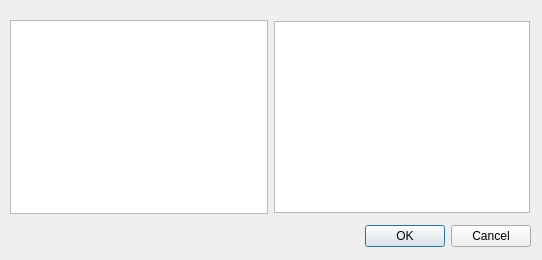
<?xml version="1.0" encoding="UTF-8"?>
<ui version="4.0">
 <class>OpenFile</class>
 <widget class="QDialog" name="OpenFile">
  <property name="geometry">
   <rect>
    <x>0</x>
    <y>0</y>
    <width>542</width>
    <height>260</height>
   </rect>
  </property>
  <property name="sizePolicy">
   <sizepolicy hsizetype="Expanding" vsizetype="Expanding">
    <horstretch>0</horstretch>
    <verstretch>0</verstretch>
   </sizepolicy>
  </property>
  <property name="windowTitle">
   <string>Dialog</string>
  </property>
  <widget class="QDialogButtonBox" name="buttonBox">
   <property name="geometry">
    <rect>
     <x>190</x>
     <y>220</y>
     <width>341</width>
     <height>32</height>
    </rect>
   </property>
   <property name="orientation">
    <enum>Qt::Horizontal</enum>
   </property>
   <property name="standardButtons">
    <set>QDialogButtonBox::Cancel|QDialogButtonBox::Ok</set>
   </property>
  </widget>
  <widget class="QWidget" name="">
   <property name="geometry">
    <rect>
     <x>10</x>
     <y>20</y>
     <width>520</width>
     <height>194</height>
    </rect>
   </property>
   <layout class="QHBoxLayout" name="horizontalLayout">
    <item>
     <widget class="QTreeView" name="treeView">
      <property name="sizePolicy">
       <sizepolicy hsizetype="Minimum" vsizetype="Minimum">
        <horstretch>0</horstretch>
        <verstretch>0</verstretch>
       </sizepolicy>
      </property>
     </widget>
    </item>
    <item>
     <widget class="QListView" name="listView">
      <property name="sizePolicy">
       <sizepolicy hsizetype="Fixed" vsizetype="Fixed">
        <horstretch>0</horstretch>
        <verstretch>0</verstretch>
       </sizepolicy>
      </property>
     </widget>
    </item>
   </layout>
  </widget>
 </widget>
 <resources/>
 <connections>
  <connection>
   <sender>buttonBox</sender>
   <signal>accepted()</signal>
   <receiver>OpenFile</receiver>
   <slot>accept()</slot>
   <hints>
    <hint type="sourcelabel">
     <x>248</x>
     <y>254</y>
    </hint>
    <hint type="destinationlabel">
     <x>157</x>
     <y>274</y>
    </hint>
   </hints>
  </connection>
  <connection>
   <sender>buttonBox</sender>
   <signal>rejected()</signal>
   <receiver>OpenFile</receiver>
   <slot>reject()</slot>
   <hints>
    <hint type="sourcelabel">
     <x>316</x>
     <y>260</y>
    </hint>
    <hint type="destinationlabel">
     <x>286</x>
     <y>274</y>
    </hint>
   </hints>
  </connection>
 </connections>
</ui>
